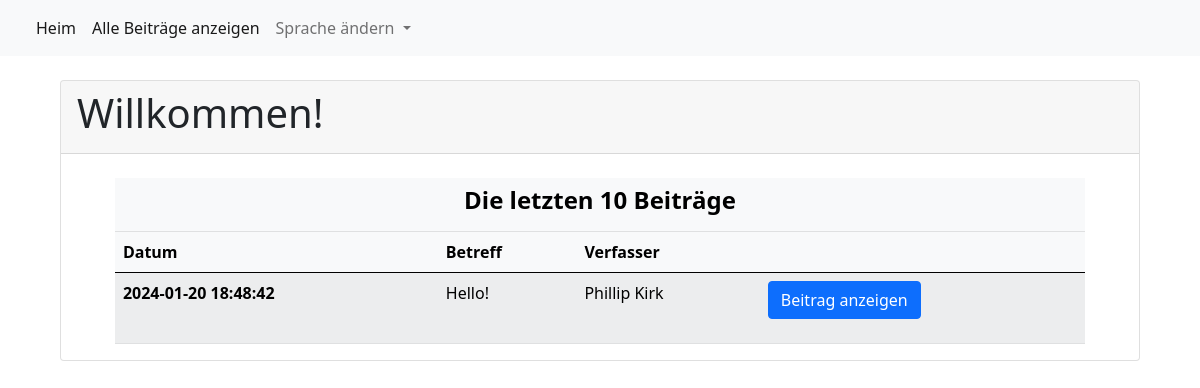
Screenshot of /blog/index.php?lang=de with the database file from the repository.
### tables this page shows
CREATE TABLE IF NOT EXISTS `posts` (
  `id` int(11) NOT NULL AUTO_INCREMENT,
  `subject` varchar(255) NOT NULL,
  `content` longtext NOT NULL,
  `author` varchar(255) NOT NULL,
  `created` timestamp NOT NULL DEFAULT current_timestamp(),
  `updated` timestamp NOT NULL DEFAULT current_timestamp() ON UPDATE current_timestamp(),
  PRIMARY KEY (`id`)
);

### lib/lang/de.php (called while the page is built)
<?php
    $loc["author"] = "Verfasser";
    $loc["date"] = "Datum";
    $loc["delete"] = "Löschen";
    $loc["last_10_posts"] = "Die letzten 10 Beiträge";
    $loc["subject"] = "Betreff";
    $loc["view_post"] = "Beitrag anzeigen";
    $loc["welcome"] = "Willkommen!";
    $loc["access_log"] = "Zugriffsprotokoll";
    $loc["clear_log"] = "Protokoll löschen";
    $loc["status"] = "Status";
    $loc["timestamp"] = "Zeitstempel";
    $loc["username"] = "Nutzername";
    $loc["change_language"] = "Sprache ändern";
    $loc["create_new_user"] = "Neuen Benutzer anlegen";
    $loc["english"] = "Englisch";
    $loc["german"] = "Deutsch";
    $loc["home"] = "Heim";
    $loc["italian"] = "Italienisch";
    $loc["logout"] = "Abmeldung";
    $loc["new_post"] = "Neuer Beitrag";
    $loc["reset_password"] = "Passwort zurücksetzen";
    $loc["spanish"] = "Spanisch";
    $loc["view_all_posts"] ="Alle Beiträge anzeigen";
    $loc["on"] = "auf";
    $loc["post_subject"] = "Betreff des Beitrags";
    $loc["posted_by"] = "Gepostet von";

### blog/index.php (the view, shortened to what this page needs)
<?php require_once $_SERVER['DOCUMENT_ROOT'] . '/lib/templates/GLOBAL_HEADER.php'; ?>
            <div class="card-header">
                <h1><?php echo $loc['welcome']; ?></h1>
            </div>
        <br>
        <table class="table table-light table-striped" style="width: 90%; margin-left: 5%;">
            <thead>
                <tr>
                    <?php
                        if (key_exists('username', $_SESSION)) {
                            echo '<th colspan="5"><center><h4><strong>' . $loc['last_10_posts'] . '</strong></h4></center></th>';
                        } else {
                            echo '<th colspan="4"><center><h4><strong>' . $loc['last_10_posts'] . '</strong></h4></center></th>';
                        }
                        ?>
                </tr>
                <tr>
                    <th scope="col"><?php echo $loc['date']; ?></th>
                    <th scope="col"><?php echo $loc['subject']; ?></th>
                    <th scope="col"><?php echo $loc['author']; ?></th>
                    <?php
                        if (key_exists('username', $_SESSION)) {
                            echo '<th scope="col" colspan="2"></th>';
                        } else {
                            echo '<th scope="col"></th>';
                        }
                        ?>
                </tr>
            </thead>
            <tbody>
                <?php
                    $sql = "SELECT * FROM posts ORDER BY id DESC LIMIT 10";
                    $result = $link->query($sql);
                    if ($result->num_rows > 0) {
                        while($row = $result->fetch_assoc()) {
                            echo "<tr>";
                                echo '<th scope="row">' . $row['created'] . '</th>';
                                echo '<td>' . $row['subject'] . '</td>';
                                echo '<td>'. $row['author'] . '</td>';
                                echo '<td><a class="btn btn-primary mb-3" href="post?pid=' . $row['id'] . '">' . $loc['view_post'] . '</a></td>';
                            echo '</tr>';
                        }
                    }
                ?>
            </tbody>
        </table>
        <?php require_once $_SERVER['DOCUMENT_ROOT'] . '/lib/templates/GLOBAL_FOOTER.php'; ?>

### rows the page displays
posts: created "2024-01-20 18:48:42", subject "Hello!", author "Phillip Kirk"

### other values shown
$loc['home'] "Heim"
$loc['view_all_posts'] "Alle Beiträge anzeigen"
$loc['change_language'] "Sprache ändern"
$loc['welcome'] "Willkommen!"
$loc['last_10_posts'] "Die letzten 10 Beiträge"
$loc['date'] "Datum"
$loc['subject'] "Betreff"
$loc['author'] "Verfasser"
